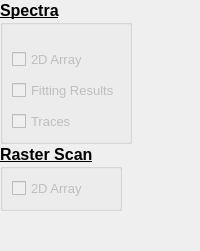
               <widget class="QFrame" name="frame_5">
                <property name="sizePolicy">
                 <sizepolicy hsizetype="Fixed" vsizetype="Preferred">
                  <horstretch>0</horstretch>
                  <verstretch>0</verstretch>
                 </sizepolicy>
                </property>
                <property name="minimumSize">
                 <size>
                  <width>0</width>
                  <height>0</height>
                 </size>
                </property>
                <property name="frameShape">
                 <enum>QFrame::NoFrame</enum>
                </property>
                <property name="frameShadow">
                 <enum>QFrame::Raised</enum>
                </property>
                <layout class="QVBoxLayout" name="verticalLayout_8">
                 <property name="spacing">
                  <number>0</number>
                 </property>
                 <property name="leftMargin">
                  <number>0</number>
                 </property>
                 <property name="topMargin">
                  <number>0</number>
                 </property>
                 <property name="rightMargin">
                  <number>0</number>
                 </property>
                 <property name="bottomMargin">
                  <number>0</number>
                 </property>
                 <item>
                  <widget class="QGroupBox" name="gbxExport_Spectra">
                   <property name="enabled">
                    <bool>true</bool>
                   </property>
                   <property name="sizePolicy">
                    <sizepolicy hsizetype="Fixed" vsizetype="Minimum">
                     <horstretch>0</horstretch>
                     <verstretch>0</verstretch>
                    </sizepolicy>
                   </property>
                   <property name="minimumSize">
                    <size>
                     <width>0</width>
                     <height>0</height>
                    </size>
                   </property>
                   <property name="font">
                    <font>
                     <pointsize>12</pointsize>
                     <bold>true</bold>
                     <underline>true</underline>
                    </font>
                   </property>
                   <property name="title">
                    <string>Spectra</string>
                   </property>
                   <layout class="QVBoxLayout" name="verticalLayout_9">
                    <property name="spacing">
                     <number>10</number>
                    </property>
                    <item>
                     <spacer name="verticalSpacer_9">
                      <property name="orientation">
                       <enum>Qt::Vertical</enum>
                      </property>
                      <property name="sizeType">
                       <enum>QSizePolicy::Fixed</enum>
                      </property>
                      <property name="sizeHint" stdset="0">
                       <size>
                        <width>20</width>
                        <height>15</height>
                       </size>
                      </property>
                     </spacer>
                    </item>
                    <item>
                     <widget class="QCheckBox" name="chbEx_Spectra_2D">
                      <property name="enabled">
                       <bool>false</bool>
                      </property>
                      <property name="font">
                       <font>
                        <pointsize>10</pointsize>
                        <bold>false</bold>
                        <underline>false</underline>
                       </font>
                      </property>
                      <property name="text">
                       <string>2D Array</string>
                      </property>
                     </widget>
                    </item>
                    <item>
                     <widget class="QCheckBox" name="chbEx_Spectra_Fitting">
                      <property name="enabled">
                       <bool>false</bool>
                      </property>
                      <property name="font">
                       <font>
                        <pointsize>10</pointsize>
                        <bold>false</bold>
                        <underline>false</underline>
                       </font>
                      </property>
                      <property name="text">
                       <string>Fitting Results</string>
                      </property>
                     </widget>
                    </item>
                    <item>
                     <widget class="QCheckBox" name="chbEx_Spectra_Traces">
                      <property name="enabled">
                       <bool>false</bool>
                      </property>
                      <property name="font">
                       <font>
                        <pointsize>10</pointsize>
                        <bold>false</bold>
                        <underline>false</underline>
                       </font>
                      </property>
                      <property name="text">
                       <string>Traces</string>
                      </property>
                     </widget>
                    </item>
                   </layout>
                  </widget>
                 </item>
                 <item>
                  <widget class="QGroupBox" name="gbxExport_Spectra_2">
                   <property name="enabled">
                    <bool>true</bool>
                   </property>
                   <property name="sizePolicy">
                    <sizepolicy hsizetype="Fixed" vsizetype="Minimum">
                     <horstretch>0</horstretch>
                     <verstretch>0</verstretch>
                    </sizepolicy>
                   </property>
                   <property name="minimumSize">
                    <size>
                     <width>0</width>
                     <height>0</height>
                    </size>
                   </property>
                   <property name="font">
                    <font>
                     <pointsize>12</pointsize>
                     <bold>true</bold>
                     <underline>true</underline>
                    </font>
                   </property>
                   <property name="title">
                    <string>Raster Scan</string>
                   </property>
                   <layout class="QVBoxLayout" name="verticalLayout_21">
                    <property name="spacing">
                     <number>10</number>
                    </property>
                    <item>
                     <widget class="QCheckBox" name="chbEx_Raster_Scan_2D">
                      <property name="enabled">
                       <bool>false</bool>
                      </property>
                      <property name="font">
                       <font>
                        <pointsize>10</pointsize>
                        <bold>false</bold>
                        <underline>false</underline>
                       </font>
                      </property>
                      <property name="text">
                       <string>2D Array</string>
                      </property>
                     </widget>
                    </item>
                   </layout>
                  </widget>
                 </item>
                 <item>
                  <spacer name="spcEx_Spectra">
                   <property name="orientation">
                    <enum>Qt::Vertical</enum>
                   </property>
                   <property name="sizeType">
                    <enum>QSizePolicy::MinimumExpanding</enum>
                   </property>
                   <property name="sizeHint" stdset="0">
                    <size>
                     <width>20</width>
                     <height>40</height>
                    </size>
                   </property>
                  </spacer>
                 </item>
                </layout>
               </widget>
